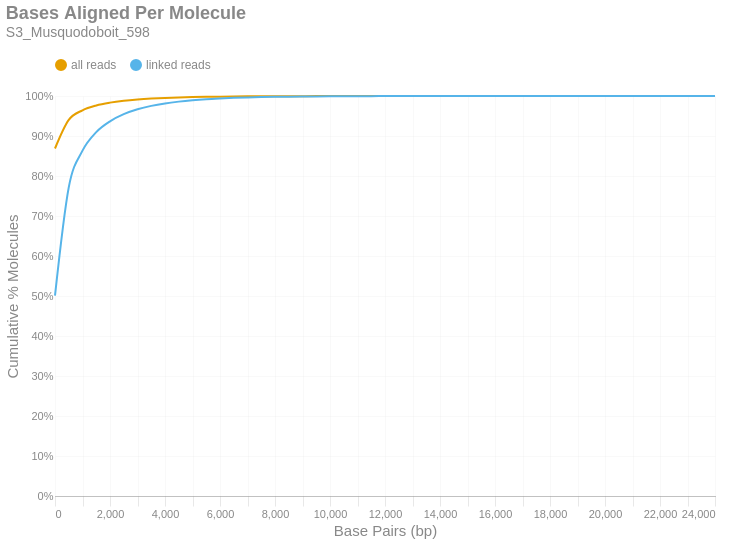

The notebook cell saved with this chart:
### Markdown cell above
### Bases Aligned Per Molecule
This is a cumulative frequency distribution showing the number of base pairs aligned per unique molecule. These data are shown in 500 bp bins. There are two distributions: one with `all reads` (yellow) and another with only `linked reads` (blue). The percent of molecules in the `linked reads` distribution is relative to the total number of linked molecules.

### Code cell
if SKIPLR:
    print_html(f"Skipped")
else:
    binned_df = consolidated_hist(valids['aligned_bp'], mask, 500, True)
    with SafeRender(binned_df):
        (
            density_plot(binned_df, 'Bases Aligned Per Molecule', samplename, 'basesper')
            .encode(
                x=alt.X('bin:Q', title="Base Pairs (bp)").axis(tickMinStep=500).scale(padding=0),
                y=alt.Y('value:Q', title='Cumulative % Molecules')
                    .axis(format='%')
                    .scale(domain = [0,1])
                    .stack(False),
                color=alt.Color("key:N").scale(domain = ["all reads", "linked reads"]),
                tooltip = [
                    alt.Tooltip("key:N", title = "Data Type"),
                    alt.Tooltip("range_label:N", title="Bases Aligned Per Molecule"),
                    alt.Tooltip("value:Q", format = ".2%", title="% Molecules (Cum.)")
                ]
            )
        ).display()

### Figure 1 — Vega-Lite specification as saved in the notebook (floating-point values rounded to 4 significant figures)
{"width": "container", "height": 400, "config": {"title": {"anchor": "start", "dy": -15, "fontSize": 18, "color": "#888888", "subtitleColor": "#888888", "subtitleFontSize": 14}, "arc": {"fill": "#0072B2"}, "axis": {"domainColor": "#888888", "domainWidth": 0.5, "gridWidth": 0.2, "grid": false, "titleFontWeight": 400, "titleFontSize": 15, "labelFontSize": 11, "labelColor": "#888888", "tickColor": "#888888", "tickWidth": 0.2, "titleColor": "#888888"}, "axisBand": {"grid": false}, "axisX": {"grid": true, "tickSize": 10, "domainCap": "round"}, "axisY": {"domain": false, "grid": true, "tickSize": 0, "domainCap": "round"}, "background": "transparent", "header": {"labelFontSize": 15, "labelColor": "#888888", "titleFontSize": 15, "titleFontWeight": 600, "titleColor": "#888888"}, "legend": {"labelFont": "sans-serif", "labelFontSize": 12, "labelColor": "#888888", "symbolSize": 100, "symbolType": "circle", "titleFontSize": 12, "titlePadding": 10, "titleColor": "#888888", "title": null, "orient": "top"}, "range": {"category": ["#E69F00", "#56B4E9", "#009E73", "#F0E442", "#0072B2", "#D55E00", "#CC79A7", "#000000"], "diverging": ["#cfe8f3", "#a2d4ec", "#73bfe2", "#46abdb", "#1696d2", "#12719e"]}, "area": {"fill": "#0072B2", "fillOpacity": 0.7, "line": true, "strokeOpacity": 0.7}, "line": {"color": "#0072B2", "stroke": "#0072B2", "strokeWidth": 2}, "trail": {"color": "#0072B2", "stroke": "#0072B2", "strokeWidth": 0, "size": 1}, "point": {"filled": true, "fillOpacity": 1.0, "size": 95}, "text": {"color": "#888888", "fontSize": 11, "align": "right", "fontWeight": 400, "size": 11}, "bar": {"fill": "#0072B2", "stroke": null}, "view": {"stroke": null, "continuousWidth": 660, "continuousHeight": 400}}, "data": {"name": "data-8d77b5549d9c01f2b3614680c6879266"}, "mark": {"type": "line", "interpolate": "monotone", "point": {"opacity": 0, "size": 275}}, "encoding": {"color": {"field": "key", "scale": {"domain": ["all reads", "linked reads"]}, "type": "nominal"}, "tooltip": [{"field": "key", "title": "Data Type", "type": "nominal"}, {"field": "range_label", "title": "Bases Aligned Per Molecule", "type": "nominal"}, {"field": "value", "format": ".2%", "title": "% Molecules (Cum.)", "type": "quantitative"}], "x": {"axis": {"tickMinStep": 500}, "field": "bin", "scale": {"padding": 0}, "title": "Base Pairs (bp)", "type": "quantitative"}, "y": {"axis": {"format": "%"}, "field": "value", "scale": {"domain": [0, 1]}, "stack": false, "title": "Cumulative % Molecules", "type": "quantitative"}}, "params": [{"name": "param_c36ac31b6afebe62", "select": {"type": "point", "fields": ["key"]}, "bind": "legend"}], "title": {"text": "Bases Aligned Per Molecule", "subtitle": "S3_Musquodoboit_598"}, "transform": [{"fold": ["all reads (cumsum)", "linked reads (cumsum)"]}, {"calculate": "replace(datum.key, ' (cumsum)', '')", "as": "key"}, {"filter": {"param": "param_c36ac31b6afebe62"}}], "usermeta": {"embedOptions": {"downloadFileName": "S3_Musquodoboit_598.basesper"}}, "$schema": "https://vega.github.io/schema/vega-lite/v6.1.0.json", "datasets": {"data-8d77b5549d9c01f2b3614680c6879266": [{"bin": "0.0", "interval": "0.0-500.0", "all reads": 0.8687, "linked reads": 0.5007, "all reads (cumsum)": 0.8687, "linked reads (cumsum)": 0.5007, "range_label": "0-499"}, {"bin": "500.0", "interval": "500.0-1000.0", "all reads": 0.07146, "linked reads": 0.2708, "all reads (cumsum)": 0.9402, "linked reads (cumsum)": 0.7716, "range_label": "500-999"}, {"bin": "1000.0", "interval": "1000.0-1500.0", "all reads": 0.02405, "linked reads": 0.09185, "all reads (cumsum)": 0.9643, "linked reads (cumsum)": 0.8634, "range_label": "1000-1499"}, {"bin": "1500.0", "interval": "1500.0-2000.0", "all reads": 0.01214, "linked reads": 0.0464, "all reads (cumsum)": 0.9764, "linked reads (cumsum)": 0.9098, "range_label": "1500-1999"}, {"bin": "2000.0", "interval": "2000.0-2500.0", "all reads": 0.007058, "linked reads": 0.02697, "all reads (cumsum)": 0.9835, "linked reads (cumsum)": 0.9368, "range_label": "2000-2499"}, {"bin": "2500.0", "interval": "2500.0-3000.0", "all reads": 0.004652, "linked reads": 0.01778, "all reads (cumsum)": 0.9881, "linked reads (cumsum)": 0.9546, "range_label": "2500-2999"}, {"bin": "3000.0", "interval": "3000.0-3500.0", "all reads": 0.003178, "linked reads": 0.01215, "all reads (cumsum)": 0.9913, "linked reads (cumsum)": 0.9667, "range_label": "3000-3499"}, {"bin": "3500.0", "interval": "3500.0-4000.0", "all reads": 0.002257, "linked reads": 0.008626, "all reads (cumsum)": 0.9935, "linked reads (cumsum)": 0.9753, "range_label": "3500-3999"}, {"bin": "4000.0", "interval": "4000.0-4500.0", "all reads": 0.001614, "linked reads": 0.00617, "all reads (cumsum)": 0.9952, "linked reads (cumsum)": 0.9815, "range_label": "4000-4499"}, {"bin": "4500.0", "interval": "4500.0-5000.0", "all reads": 0.00116, "linked reads": 0.004432, "all reads (cumsum)": 0.9963, "linked reads (cumsum)": 0.9859, "range_label": "4500-4999"}, {"bin": "5000.0", "interval": "5000.0-5500.0", "all reads": 0.0008857, "linked reads": 0.003385, "all reads (cumsum)": 0.9972, "linked reads (cumsum)": 0.9893, "range_label": "5000-5499"}, {"bin": "5500.0", "interval": "5500.0-6000.0", "all reads": 0.0006701, "linked reads": 0.002561, "all reads (cumsum)": 0.9979, "linked reads (cumsum)": 0.9919, "range_label": "5500-5999"}, {"bin": "6000.0", "interval": "6000.0-6500.0", "all reads": 0.0004944, "linked reads": 0.00189, "all reads (cumsum)": 0.9984, "linked reads (cumsum)": 0.9938, "range_label": "6000-6499"}, {"bin": "6500.0", "interval": "6500.0-7000.0", "all reads": 0.0004131, "linked reads": 0.001579, "all reads (cumsum)": 0.9988, "linked reads (cumsum)": 0.9953, "range_label": "6500-6999"}, {"bin": "7000.0", "interval": "7000.0-7500.0", "all reads": 0.0002795, "linked reads": 0.001068, "all reads (cumsum)": 0.9991, "linked reads (cumsum)": 0.9964, "range_label": "7000-7499"}, {"bin": "7500.0", "interval": "7500.0-8000.0", "all reads": 0.0002222, "linked reads": 0.0008492, "all reads (cumsum)": 0.9993, "linked reads (cumsum)": 0.9973, "range_label": "7500-7999"}, {"bin": "8000.0", "interval": "8000.0-8500.0", "all reads": 0.0001587, "linked reads": 0.0006066, "all reads (cumsum)": 0.9994, "linked reads (cumsum)": 0.9979, "range_label": "8000-8499"}, {"bin": "8500.0", "interval": "8500.0-9000.0", "all reads": 0.0001299, "linked reads": 0.0004965, "all reads (cumsum)": 0.9996, "linked reads (cumsum)": 0.9984, "range_label": "8500-8999"}, {"bin": "9000.0", "interval": "9000.0-9500.0", "all reads": 9.317e-05, "linked reads": 0.0003561, "all reads (cumsum)": 0.9997, "linked reads (cumsum)": 0.9987, "range_label": "9000-9499"}, {"bin": "9500.0", "interval": "9500.0-10000.0", "all reads": 7.345e-05, "linked reads": 0.0002808, "all reads (cumsum)": 0.9997, "linked reads (cumsum)": 0.999, "range_label": "9500-9999"}, {"bin": "10000.0", "interval": "10000.0-10500.0", "all reads": 5.917e-05, "linked reads": 0.0002262, "all reads (cumsum)": 0.9998, "linked reads (cumsum)": 0.9992, "range_label": "10000-10499"}, {"bin": "10500.0", "interval": "10500.0-11000.0", "all reads": 4.149e-05, "linked reads": 0.0001586, "all reads (cumsum)": 0.9998, "linked reads (cumsum)": 0.9994, "range_label": "10500-10999"}, {"bin": "11000.0", "interval": "11000.0-11500.0", "all reads": 3.922e-05, "linked reads": 0.0001499, "all reads (cumsum)": 0.9999, "linked reads (cumsum)": 0.9995, "range_label": "11000-11499"}, {"bin": "11500.0", "interval": "11500.0-12000.0", "all reads": 2.924e-05, "linked reads": 0.0001118, "all reads (cumsum)": 0.9999, "linked reads (cumsum)": 0.9997, "range_label": "11500-11999"}, {"bin": "12000.0", "interval": "12000.0-12500.0", "all reads": 2.131e-05, "linked reads": 8.145e-05, "all reads (cumsum)": 0.9999, "linked reads (cumsum)": 0.9997, "range_label": "12000-12499"}, {"bin": "12500.0", "interval": "12500.0-13000.0", "all reads": 1.632e-05, "linked reads": 6.239e-05, "all reads (cumsum)": 0.9999, "linked reads (cumsum)": 0.9998, "range_label": "12500-12999"}, {"bin": "13000.0", "interval": "13000.0-13500.0", "all reads": 1.224e-05, "linked reads": 4.679e-05, "all reads (cumsum)": 1.0, "linked reads (cumsum)": 0.9998, "range_label": "13000-13499"}, {"bin": "13500.0", "interval": "13500.0-14000.0", "all reads": 1.043e-05, "linked reads": 3.986e-05, "all reads (cumsum)": 1.0, "linked reads (cumsum)": 0.9999, "range_label": "13500-13999"}, {"bin": "14000.0", "interval": "14000.0-14500.0", "all reads": 5.894e-06, "linked reads": 2.253e-05, "all reads (cumsum)": 1.0, "linked reads (cumsum)": 0.9999, "range_label": "14000-14499"}, {"bin": "14500.0", "interval": "14500.0-15000.0", "all reads": 5.668e-06, "linked reads": 2.166e-05, "all reads (cumsum)": 1.0, "linked reads (cumsum)": 0.9999, "range_label": "14500-14999"}, {"bin": "15000.0", "interval": "15000.0-15500.0", "all reads": 4.307e-06, "linked reads": 1.646e-05, "all reads (cumsum)": 1.0, "linked reads (cumsum)": 0.9999, "range_label": "15000-15499"}, {"bin": "15500.0", "interval": "15500.0-16000.0", "all reads": 2.72e-06, "linked reads": 1.04e-05, "all reads (cumsum)": 1.0, "linked reads (cumsum)": 1.0, "range_label": "15500-15999"}, {"bin": "16000.0", "interval": "16000.0-16500.0", "all reads": 2.267e-06, "linked reads": 8.665e-06, "all reads (cumsum)": 1.0, "linked reads (cumsum)": 1.0, "range_label": "16000-16499"}, {"bin": "16500.0", "interval": "16500.0-17000.0", "all reads": 2.267e-06, "linked reads": 8.665e-06, "all reads (cumsum)": 1.0, "linked reads (cumsum)": 1.0, "range_label": "16500-16999"}, {"bin": "17000.0", "interval": "17000.0-17500.0", "all reads": 1.36e-06, "linked reads": 5.199e-06, "all reads (cumsum)": 1.0, "linked reads (cumsum)": 1.0, "range_label": "17000-17499"}, {"bin": "17500.0", "interval": "17500.0-18000.0", "all reads": 1.36e-06, "linked reads": 5.199e-06, "all reads (cumsum)": 1.0, "linked reads (cumsum)": 1.0, "range_label": "17500-17999"}, {"bin": "18000.0", "interval": "18000.0-18500.0", "all reads": 1.134e-06, "linked reads": 4.333e-06, "all reads (cumsum)": 1.0, "linked reads (cumsum)": 1.0, "range_label": "18000-18499"}, {"bin": "18500.0", "interval": "18500.0-19000.0", "all reads": 4.534e-07, "linked reads": 1.733e-06, "all reads (cumsum)": 1.0, "linked reads (cumsum)": 1.0, "range_label": "18500-18999"}, {"bin": "19000.0", "interval": "19000.0-19500.0", "all reads": 9.068e-07, "linked reads": 3.466e-06, "all reads (cumsum)": 1.0, "linked reads (cumsum)": 1.0, "range_label": "19000-19499"}, {"bin": "19500.0", "interval": "19500.0-20000.0", "all reads": 6.801e-07, "linked reads": 2.6e-06, "all reads (cumsum)": 1.0, "linked reads (cumsum)": 1.0, "range_label": "19500-19999"}, {"bin": "20000.0", "interval": "20000.0-20500.0", "all reads": 0.0, "linked reads": 0.0, "all reads (cumsum)": 1.0, "linked reads (cumsum)": 1.0, "range_label": "20000-20499"}, {"bin": "20500.0", "interval": "20500.0-21000.0", "all reads": 2.267e-07, "linked reads": 8.665e-07, "all reads (cumsum)": 1.0, "linked reads (cumsum)": 1.0, "range_label": "20500-20999"}, {"bin": "21000.0", "interval": "21000.0-21500.0", "all reads": 0.0, "linked reads": 0.0, "all reads (cumsum)": 1.0, "linked reads (cumsum)": 1.0, "range_label": "21000-21499"}, {"bin": "21500.0", "interval": "21500.0-22000.0", "all reads": 4.534e-07, "linked reads": 1.733e-06, "all reads (cumsum)": 1.0, "linked reads (cumsum)": 1.0, "range_label": "21500-21999"}, {"bin": "22000.0", "interval": "22000.0-22500.0", "all reads": 0.0, "linked reads": 0.0, "all reads (cumsum)": 1.0, "linked reads (cumsum)": 1.0, "range_label": "22000-22499"}, {"bin": "22500.0", "interval": "22500.0-23000.0", "all reads": 0.0, "linked reads": 0.0, "all reads (cumsum)": 1.0, "linked reads (cumsum)": 1.0, "range_label": "22500-22999"}, {"bin": "23000.0", "interval": "23000.0-23500.0", "all reads": 2.267e-07, "linked reads": 8.665e-07, "all reads (cumsum)": 1.0, "linked reads (cumsum)": 1.0, "range_label": "23000-23499"}, {"bin": "23500.0", "interval": "23500.0-24000.0", "all reads": 2.267e-07, "linked reads": 8.665e-07, "all reads (cumsum)": 1.0, "linked reads (cumsum)": 1.0, "range_label": "23500-23999"}, {"bin": "24000.0", "interval": "24000.0-24500.0", "all reads": 2.267e-07, "linked reads": 8.665e-07, "all reads (cumsum)": 1.0, "linked reads (cumsum)": 1.0, "range_label": "24000-24499"}]}}
